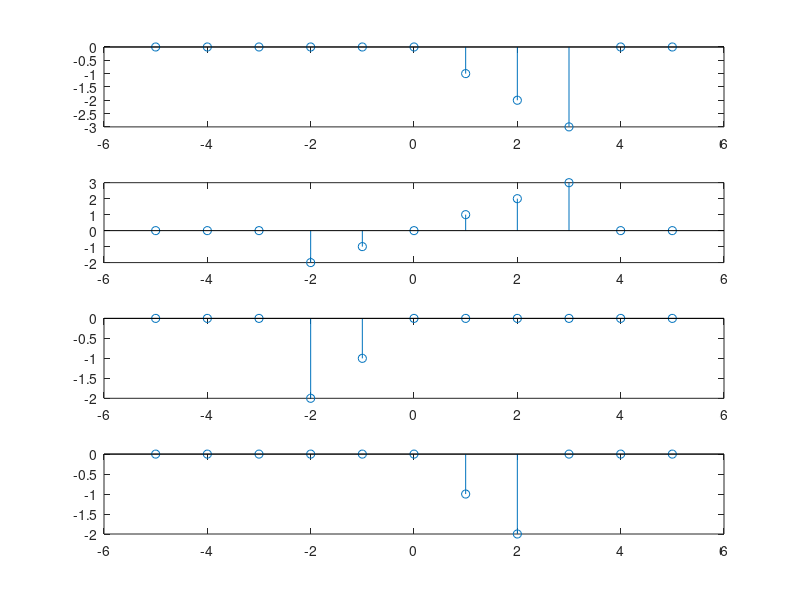

Recreate this plot in MATLAB.
m=-5:5;
a=zeros(size(m));
a(m>=1)=-1;
b=zeros(size(m));
b(m>=2)=-1;
c=zeros(size(m));
c(m>=3)=-1;
x=zeros(size(m));
x(m>=4)=-1;
x1=a+b+c-3*x;
subplot(4,1,1)
stem(m,x1);

x2=zeros(size(m));
x2(m==0)=0;
x2(m==1)=1;
x2(m==2)=2;
x2(m==3)=3;
x2(m==-1)=-1;
x2(m==-2)=-2;
subplot(4,1,2)
stem(m,x2);
y=x1+x2;
subplot(4,1,3)
stem(m,y);
y1=[fliplr(y(m>=0)) fliplr(y(m<0))];
subplot(4,1,4)
stem(m,y1);